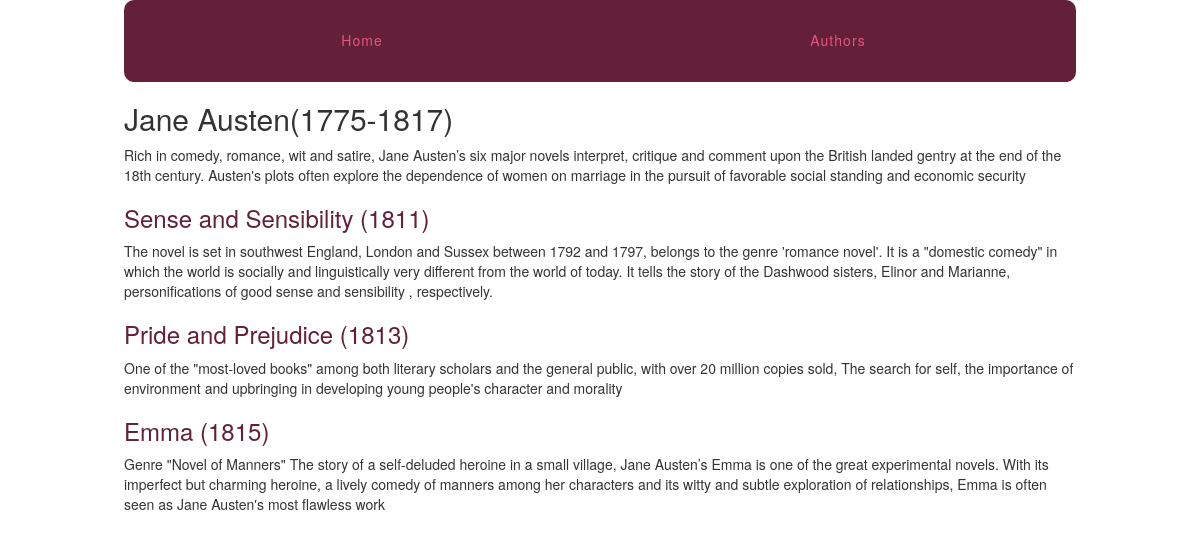
Page /authors/5/ on the committed database.
### authors/models.py (models this page shows, shortened)
class Author(models.Model):
    name = models.CharField(max_length=255)
    about = models.TextField()

class Book(models.Model):
    title = models.CharField(max_length=255)
    description = models.TextField()
    review = models.TextField(blank=True, null=True)
    order = models.IntegerField(default=0)
    author = models.ForeignKey(Author)
    class Meta:
        ordering = ['order',]

### authors/views.py (the view)
# urls.py: url(r'(?P<pk>\d+)/$', views.author_detail, name='detail'),
def author_detail(request, pk):
    author = get_object_or_404(Author, pk=pk)
    return render(request, 'authors/author_detail.html', {'author': author})

### authors/templates/authors/author_detail.html (shortened to what this page needs)
{% extends "layout.html" %}
{% block content %}
    <article>
        <h2>{{author.name}}</h2>
        {{author.about}}
        <section>
            {% for book in author.book_set.all %}
            <h3>
                <a href="{% url 'authors:book' author_pk=book.author.pk book_pk=book.pk %}">{{book.title}}</a>
            </h3>
            {{book.description}}
            {% endfor %}
        </section>
    </article>
{% endblock %}

### assets/css/layout.css (style rules this page uses)
html { box-sizing: border-box; }
*, *::after, *::before { box-sizing: inherit; }
article h2 a, article h3 a { color: #642039; text-decoration: none; }

### rows in the picture
Author: name "Jane Austen(1775-1817)", about "Rich in comedy, romance, wit and satire, Jane Austen’s six major novels interpret, critique and comment upon the British landed gentry at the end of the 18th century. Austen's plots often explore the dependence of women on marriage in the pursuit of favorable social standing and economic security"
Book: title "Sense and Sensibility (1811)", description "The novel is set in southwest England, London and Sussex between 1792 and 1797, belongs to the genre 'romance novel'. It is a \"domestic comedy\" in which the world is socially and linguistically very different from the world of today. It tells the story of the Dashwood sisters, Elinor and Marianne, personifications of good sense and sensibility , respectively."
Book: title "Pride and Prejudice (1813)", description "One of the \"most-loved books\" among both literary scholars and the general public, with over 20 million copies sold, The search for self, the importance of environment and upbringing in developing young people's character and morality"
Book: title "Emma (1815)", description "Genre \"Novel of Manners\" The story of a self-deluded heroine in a small village, Jane Austen’s Emma is one of the great experimental novels. With its imperfect but charming heroine, a lively comedy of manners among her characters and its witty and subtle exploration of relationships, Emma is often seen as Jane Austen's most flawless work"
